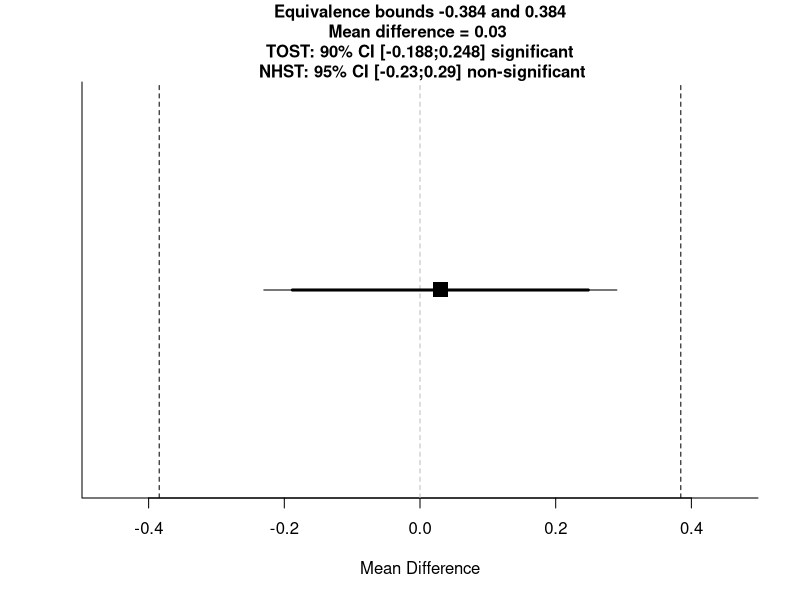
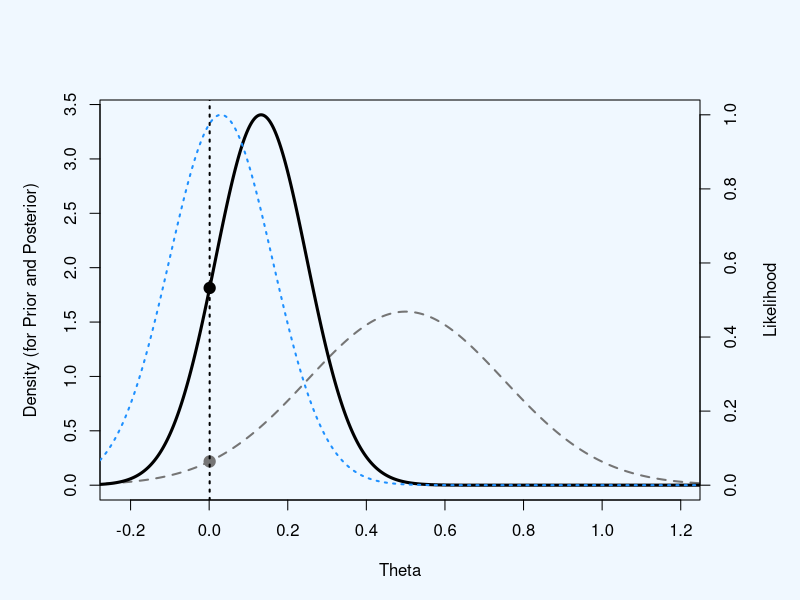

Reproduce these figures in R, in order.
#' TOST function for an independent t-test (Cohen's d)
#' @param m1 mean of group 1
#' @param m2 mean of group 2
#' @param sd1 standard deviation of group 1
#' @param sd2 standard deviation of group 2
#' @param n1 sample size in group 1
#' @param n2 sample size in group 2
#' @param low_eqbound_d lower equivalence bounds (e.g., -0.5) expressed in standardized mean difference (Cohen's d)
#' @param high_eqbound_d upper equivalence bounds (e.g., 0.5) expressed in standardized mean difference (Cohen's d)
#' @param alpha alpha level (default = 0.05)
#' @param var.equal logical variable indicating whether equal variances assumption is assumed to be TRUE or FALSE.  Defaults to FALSE.
#' @return Returns TOST t-value 1, TOST p-value 1, TOST t-value 2, TOST p-value 2, degrees of freedom, low equivalence bound, high equivalence bound, low equivalence bound in Cohen's d, high equivalence bound in Cohen's d, Lower limit confidence interval TOST, Upper limit confidence interval TOST
#' @importFrom stats pnorm pt qnorm qt
#' @importFrom graphics abline plot points segments title
#' @examples
#' ## Eskine (2013) showed that participants who had been exposed to organic
#' ## food were substantially harsher in their moral judgments relative to
#' ## those exposed to control (d = 0.81, 95% CI: [0.19, 1.45]). A
#' ## replication by Moery & Calin-Jageman (2016, Study 2) did not observe
#' ## a significant effect (Control: n = 95, M = 5.25, SD = 0.95, Organic
#' ## Food: n = 89, M = 5.22, SD = 0.83). Following Simonsohn's (2015)
#' ## recommendation the equivalence bound was set to the effect size the
#' ## original study had 33% power to detect (with n = 21 in each condition,
#' ## this means the equivalence bound is d = 0.48, which equals a
#' ## difference of 0.384 on a 7-point scale given the sample sizes and a
#' ## pooled standard deviation of 0.894). Using a TOST equivalence test
#' ## with default alpha = 0.05, not assuming equal variances, and equivalence
#' ## bounds of d = -0.43 and d = 0.43 is significant, t(182) = -2.69,
#' ## p = 0.004. We can reject effects larger than d = 0.43.
#'
#' TOSTtwo(m1=5.25,m2=5.22,sd1=0.95,sd2=0.83,n1=95,n2=89,low_eqbound_d=-0.43,high_eqbound_d=0.43)
#' @section References:
#' Berger, R. L., & Hsu, J. C. (1996). Bioequivalence Trials, Intersection-Union Tests and Equivalence Confidence Sets. Statistical Science, 11(4), 283-302.
#'
#' Gruman, J. A., Cribbie, R. A., & Arpin-Cribbie, C. A. (2007). The effects of heteroscedasticity on tests of equivalence. Journal of Modern Applied Statistical Methods, 6(1), 133-140, formula for Welch's t-test on page 135
#' @export
#'

TOSTtwo<-function(m1,m2,sd1,sd2,n1,n2,low_eqbound_d, high_eqbound_d, alpha, var.equal, prior_dist, effect_prior, se_prior, df_prior){
  if(missing(alpha)) {
    alpha<-0.05
  }
  if(missing(var.equal)) {
    var.equal<-FALSE
  }
  if(var.equal==TRUE) {
    sdpooled<-sqrt((((n1 - 1)*(sd1^2)) + (n2 - 1)*(sd2^2))/((n1+n2)-2)) #calculate sd pooled
    low_eqbound<-low_eqbound_d*sdpooled
    high_eqbound<-high_eqbound_d*sdpooled
    degree_f<-n1+n2-2
    t1<-((m1-m2)-low_eqbound)/(sdpooled*sqrt(1/n1 + 1/n2))  #students t-test lower bound
    p1<-pt(t1, degree_f, lower.tail=FALSE)
    t2<-((m1-m2)-high_eqbound)/(sdpooled*sqrt(1/n1 + 1/n2)) #students t-test upper bound
    p2<-pt(t2, degree_f, lower.tail=TRUE)
    t<-(m1-m2)/(sdpooled*sqrt(1/n1 + 1/n2))
    pttest<-2*pt(-abs(t), df=degree_f)
    LL90<-(m1-m2)-qt(1-alpha, n1+n2-2)*(sdpooled*sqrt(1/n1 + 1/n2))
    UL90<-(m1-m2)+qt(1-alpha, n1+n2-2)*(sdpooled*sqrt(1/n1 + 1/n2))
    LL95<-(m1-m2)-qt(1-(alpha/2), n1+n2-2)*(sdpooled*sqrt(1/n1 + 1/n2))
    UL95<-(m1-m2)+qt(1-(alpha/2), n1+n2-2)*(sdpooled*sqrt(1/n1 + 1/n2))
  } else {
    sdpooled<-sqrt((sd1^2 + sd2^2)/2) #calculate sd root mean squared for Welch's t-test
    low_eqbound<-low_eqbound_d*sdpooled
    high_eqbound<-high_eqbound_d*sdpooled
    degree_f<-(sd1^2/n1+sd2^2/n2)^2/(((sd1^2/n1)^2/(n1-1))+((sd2^2/n2)^2/(n2-1))) #degrees of freedom for Welch's t-test
    t1<-((m1-m2)-low_eqbound)/sqrt(sd1^2/n1 + sd2^2/n2) #welch's t-test upper bound
    p1<-pt(t1, degree_f, lower.tail=FALSE) #p-value for Welch's TOST t-test
    t2<-((m1-m2)-high_eqbound)/sqrt(sd1^2/n1 + sd2^2/n2) #welch's t-test lower bound
    p2<-pt(t2, degree_f, lower.tail=TRUE) #p-value for Welch's TOST t-test
    t<-(m1-m2)/sqrt(sd1^2/n1 + sd2^2/n2) #welch's t-test NHST
    pttest<-2*pt(-abs(t), df=degree_f) #p-value for Welch's t-test
    LL90<-(m1-m2)-qt(1-alpha, degree_f)*sqrt(sd1^2/n1 + sd2^2/n2) #Lower limit for CI Welch's t-test
    UL90<-(m1-m2)+qt(1-alpha, degree_f)*sqrt(sd1^2/n1 + sd2^2/n2) #Upper limit for CI Welch's t-test
    LL95<-(m1-m2)-qt(1-(alpha/2), degree_f)*sqrt(sd1^2/n1 + sd2^2/n2) #Lower limit for CI Welch's t-test
    UL95<-(m1-m2)+qt(1-(alpha/2), degree_f)*sqrt(sd1^2/n1 + sd2^2/n2) #Upper limit for CI Welch's t-test
  }
  ptost<-max(p1,p2) #Get highest p-value for summary TOST result
  ttost<-ifelse(abs(t1) < abs(t2), t1, t2) #Get lowest t-value for summary TOST result
  dif<-(m1-m2)
  testoutcome<-ifelse(pttest<alpha,"significant","non-significant")
  TOSToutcome<-ifelse(ptost<alpha,"significant","non-significant")
  plot(NA, ylim=c(0,1), xlim=c(min(LL90,low_eqbound)-max(UL90-LL90, high_eqbound-low_eqbound)/10, max(UL90,high_eqbound)+max(UL90-LL90, high_eqbound-low_eqbound)/10), bty="l", yaxt="n", ylab="",xlab="Mean Difference")
  points(x=dif, y=0.5, pch=15, cex=2)
  abline(v=high_eqbound, lty=2)
  abline(v=low_eqbound, lty=2)
  abline(v=0, lty=2, col="grey")
  segments(LL90,0.5,UL90,0.5, lwd=3)
  segments(LL95,0.5,UL95,0.5, lwd=1)
  title(main=paste("Equivalence bounds ",round(low_eqbound,digits=3)," and ",round(high_eqbound,digits=3),"\nMean difference = ",round(dif,digits=3)," \n TOST: ", 100*(1-alpha*2),"% CI [",round(LL90,digits=3),";",round(UL90,digits=3),"] ", TOSToutcome," \n NHST: ", 100*(1-alpha),"% CI [",round(LL95,digits=3),";",round(UL95,digits=3),"] ", testoutcome,sep=""), cex.main=1)
  if(var.equal == TRUE) {
    message(cat("Using alpha = ",alpha," Student's t-test was ",testoutcome,", t(",degree_f,") = ",t,", p = ",pttest,sep=""))
    cat("\n")
    message(cat("Using alpha = ",alpha," the equivalence test based on Student's t-test was ",TOSToutcome,", t(",degree_f,") = ",ttost,", p = ",ptost,sep=""))
  } else {
    message(cat("Using alpha = ",alpha," Welch's t-test was ",testoutcome,", t(",degree_f,") = ",t,", p = ",pttest,sep=""))
    cat("\n")
    message(cat("Using alpha = ",alpha," the equivalence test based on Welch's t-test  was ",TOSToutcome,", t(",degree_f,") = ",ttost,", p = ",ptost,sep=""))
  }
  TOSTresults<-data.frame(t1,p1,t2,p2,degree_f)
  colnames(TOSTresults) <- c("t-value 1","p-value 1","t-value 2","p-value 2","df")
  bound_d_results<-data.frame(low_eqbound_d,high_eqbound_d)
  colnames(bound_d_results) <- c("low bound d","high bound d")
  bound_results<-data.frame(low_eqbound,high_eqbound)
  colnames(bound_results) <- c("low bound raw","high bound raw")
  CIresults<-data.frame(LL90,UL90)
  colnames(CIresults) <- c(paste("Lower Limit ",100*(1-alpha*2),"% CI raw",sep=""),paste("Upper Limit ",100*(1-alpha*2),"% CI raw",sep=""))
  cat("TOST results:\n")
  print(TOSTresults)
  cat("\n")
  cat("Equivalence bounds (Cohen's d):\n")
  print(bound_d_results)
  cat("\n")
  cat("Equivalence bounds (raw scores):\n")
  print(bound_results)
  cat("\n")
  cat("TOST confidence interval:\n")
  print(CIresults)
  invisible(list(TOST_t1=t1,TOST_p1=p1,TOST_t2=t2,TOST_p2=p2, TOST_df=degree_f,alpha=alpha,low_eqbound=low_eqbound,high_eqbound=high_eqbound,low_eqbound_d=low_eqbound_d,high_eqbound_d=high_eqbound_d, LL_CI_TOST=LL90,UL_CI_TOST=UL90))
  #below added BF calc
  bayes<-TRUE #expect to povide bayes
  if(missing(effect_prior)) {
    bayes<-FALSE #if no prior effect size is provided, BF not calculated
  }
  if(bayes==TRUE) {
    if(prior_dist=="normal") {
      if(missing(se_prior)) {
        se_prior<-effect_prior/2 #if not specified otherwise, default SE is effect/2
      }
    }
    if(prior_dist=="halfnormal") {
      if(missing(se_prior)) {
        se_prior<-effect_prior #if not specified otherwise, default SE is effect
        effect_prior<-0 #halfnormal is centered on 0
      }
    }
  }
  if(missing(df_prior)) {
    df_prior<-100000 #if not specified otherwise, default df = 100000 (practically normal)
  }
  theta <- effect_prior - 10 * se_prior
  incr <- se_prior / 200
  theta=seq(from = effect_prior - 10 * se_prior, by = incr, length = 4001)
  dist_theta <- dt(x = (theta-effect_prior)/se_prior, df=df_prior)
  if(prior_dist=="halfnormal"){
    dist_theta[theta <= 0] = 0
  }
  dist_theta_alt = dist_theta/sum(dist_theta)
  likelihood <- dt((abs(dif)-theta)/(abs(dif)/abs(t)), df = degree_f) #use abs(dif) - can be set to d
  likelihood_alt = likelihood/sum(likelihood)
  height <- dist_theta * likelihood
  area <- sum(height * incr)
  normarea <- sum(dist_theta * incr)
  height_alt = dist_theta_alt * likelihood_alt
  height_alt = height_alt/sum(height_alt)
  LikelihoodTheory <- area/normarea
  LikelihoodNull <- dt(abs(dif)/(abs(dif)/abs(t)), df = degree_f)
  BayesFactor <- round(LikelihoodTheory / LikelihoodNull, 2)
  
  #plot
  myminY = 1
  # rescale prior and posterior to sum = 1 (density)
  dist_theta_alt = dist_theta_alt / (sum(dist_theta_alt)*incr)
  height_alt = height_alt/(sum(height_alt)*incr)
  # rescale likelood to maximum = 1
  likelihood_alt = likelihood_alt / max(likelihood_alt)
  data = cbind(dist_theta_alt, height_alt)
  maxy = max(data)
  max_per_x = apply(data,1,max)
  max_x_keep = max_per_x/maxy*100 > myminY  # threshold (1%) here
  x_keep = which(max_x_keep==1)
  par(bg = "aliceblue")
  par(mar=c(5, 5, 5, 5))
  plot(theta, dist_theta_alt, type = "l",
       ylim = c(0, maxy),
       xlim = c(theta[head(x_keep,1)], theta[tail(x_keep,1)]),  # change X limits here
       ylab = "Density (for Prior and Posterior)", xlab = "Theta", col = "grey46", lwd = 2, lty = 2)
  lines(theta, height_alt, type = "l", col = "black", lwd = 3, lty = 1)
  theta0 = which(theta == min(theta[theta>0]))
  points(theta[theta0],dist_theta_alt[theta0], pch = 19, col = "grey46", cex = 1.5)
  points(theta[theta0],height_alt[theta0], pch = 19, col = "black", cex = 1.5)
  par(new = T)
  plot(theta, likelihood_alt, type = "l",
       ylim = c(0, 1),
       xlim = c(theta[head(x_keep,1)], theta[tail(x_keep,1)]),  # change X limits here
       col = "dodgerblue", lwd = 2, lty = 3, axes = F, xlab = NA, ylab = NA)
  axis(side = 4)
  mtext(side = 4, line = 3, 'Likelihood')
  abline(v = theta[theta0], lwd = 2, lty = 3)
  
  return(c(BayesFactor, LikelihoodTheory, LikelihoodNull))
}

options(scipen=999)
TOSTtwo(m1=5.25,m2=5.22,sd1=0.95,sd2=0.83,n1=95,n2=89,low_eqbound_d=-0.43,high_eqbound_d=0.43, var.equal=TRUE, prior_dist = "normal", effect_prior = 0.5)
